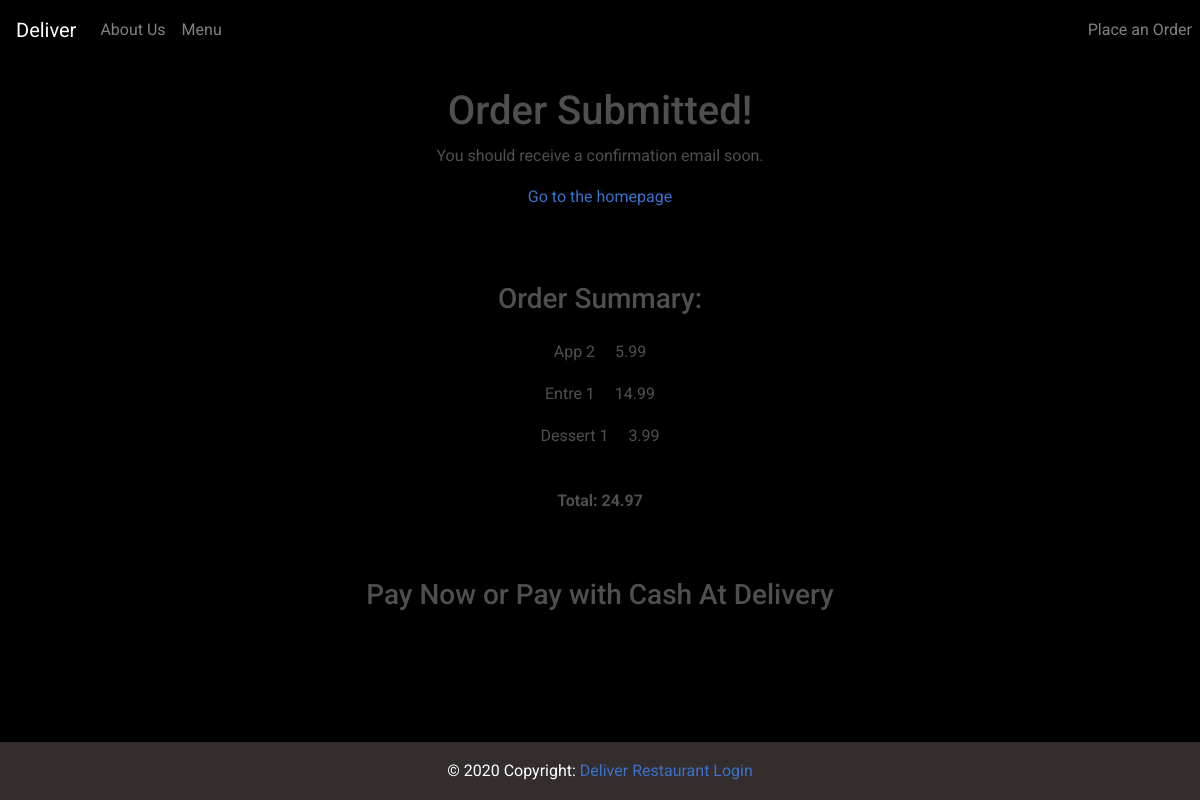
Screenshot of /order-confirmation/21 with the database file from the repository.
### customer/models.py (models this page shows, shortened)
class MenuItem(models.Model):
    name = models.CharField(max_length=100)
    description = models.TextField()
    image = models.ImageField(upload_to='menu_images/')
    price = models.DecimalField(max_digits=5, decimal_places=2)
    category = models.ManyToManyField('Category', related_name='item')

class OrderModel(models.Model):
    created_on = models.DateTimeField(auto_now=True)
    price = models.DecimalField(max_digits=7, decimal_places=2)
    items = models.ManyToManyField('MenuItem', related_name='order', blank=True)
    name = models.CharField(max_length=50, blank=True)
    email = models.CharField(max_length=50, blank=True)
    street = models.CharField(max_length=50, blank=True)
    city = models.CharField(max_length=50, blank=True)
    state = models.CharField(max_length=15, blank=True)
    zip_code = models.IntegerField(blank=True, null=True)
    is_paid = models.BooleanField(default=False)
    is_shipped = models.BooleanField(default=False)

### customer/views.py (the view, shortened to what this page needs)
# urls.py: path('order-confirmation/<int:pk>', OrderConfirmation.as_view(), name='order-confirmation'),
class OrderConfirmation(View):
    def get(self, request, pk, *args, **kwargs):
        order = OrderModel.objects.get(pk=pk)
        context = {
            'pk': order.pk,
            'items': order.items,
            'price': order.price,
        }
        return render(request, 'customer/order_confirmation.html', context)

### customer/templates/customer/order_confirmation.html (shortened to what this page needs)
{% extends 'customer/base.html' %}
{% block content %}
<div class="container mb-5">
    <div class="row justify-content-center mt-1">
        <div class="col-md-5 col-sm-12 p-4 text-center">
            <h1>Order Submitted!</h1>
            <p>You should receive a confirmation email soon.</p>
            <a href="{% url 'index' %}">Go to the homepage</a>
        </div>
    </div>
    <div class="row justify-content-center mt-5">
        <div class="col-md-5 col-sm-12 text-center">
            <h3 class="pb-3">Order Summary:</h3>
            {% for item in items.all %}
                <p>{{ item.name }} <span class="pl-3">{{ item.price }}</span></p>
            {% endfor %}
            <p class="font-weight-bold pt-4">Total: {{ price }}</p>
        </div>
    </div>
    <div class="row justify-content-center pb-2 pt-5">
        <div class="col-md-6 text-center">
            <h3>Pay Now or Pay with Cash At Delivery</h3>
        </div>
    </div>
    <div class="row justify-content-center pb-5">
    </div>
</div>
{% endblock content %}

### customer/static/css/styles.css (style rules this page uses)
body { background-color: black; }

### rows the page displays
MenuItem: name "App 2", price "5.99"
MenuItem: name "Entre 1", price "14.99"
MenuItem: name "Dessert 1", price "3.99"
OrderModel: price "24.97"
